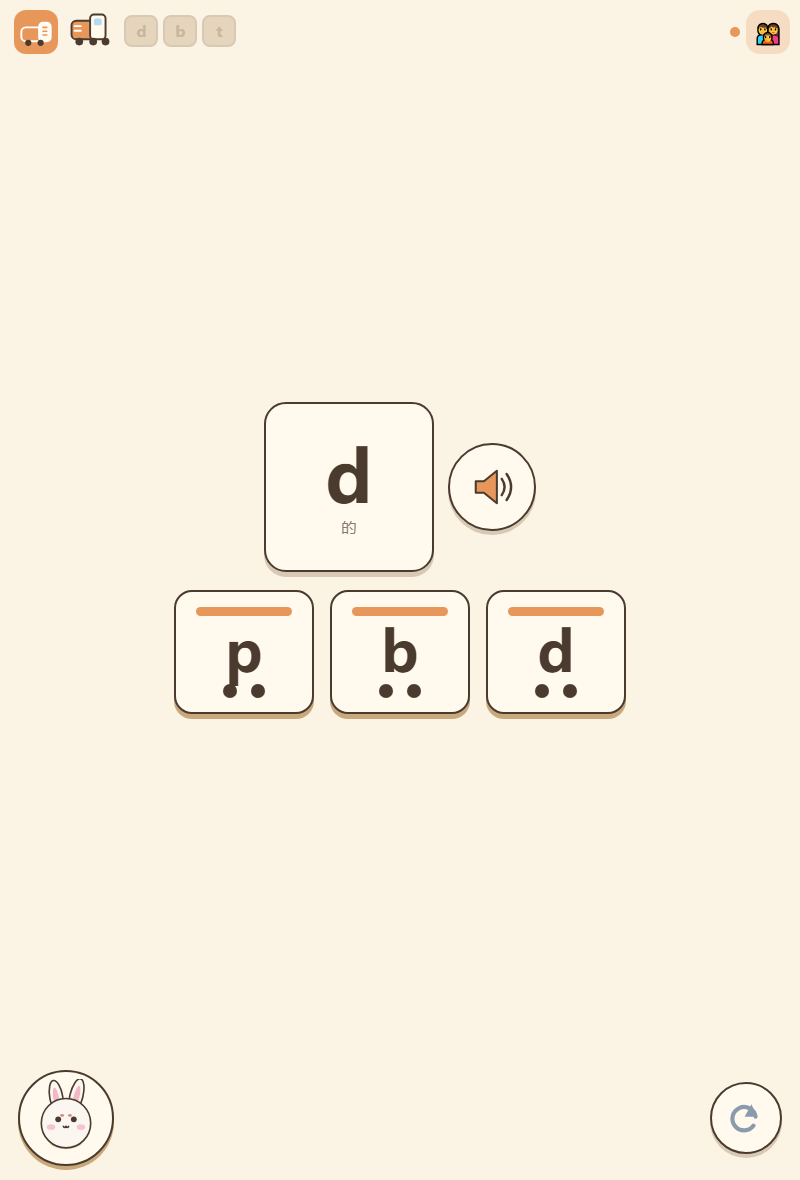
#> input picture batch3/shots_review/pinyin-05-portrait.png, 800 x 1180 px, found by its file name
$ python portrait_check.py
#> lines starting #> are read from the running program, lines starting #| are printed output that depends on the picture
# -*- coding: utf-8 -*-
"""竖屏图内容分布检测：按行统计非背景像素占比，找大空白带"""
from PIL import Image

BG = (251, 243, 228)  # #FBF3E4

def row_profile(path, name):
#> called with name = 'pinyin-portrait'
    im = Image.open(path).convert("RGB")
#> im is the input picture: PIL image 800x1180 RGB; mean R, G, B 248.7, 240.3, 225.3
    w, h = im.size
#> w = 800; h = 1180
    im = im.resize((200, h // 4))
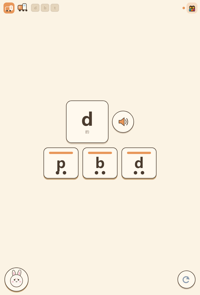
#> im: PIL image 200x295 RGB; mean R, G, B 248.6, 240.3, 225.3
    w2, h2 = im.size
#> w2 = 200; h2 = 295
    px = im.load()
    rows = []
    for y in range(h2):
        n = 0
        for x in range(w2):
            r, g, b = px[x, y]
            if abs(r - BG[0]) + abs(g - BG[1]) + abs(b - BG[2]) > 36:
                n += 1
        rows.append(n / w2)
#> after the loop, rows = 295 values, max 0.51 at index 148, min 0 at index 0, mean 0.0469
    # 找连续内容带和空白带
    bands = []
    cur = None
    for y, v in enumerate(rows):
        if v > 0.02 and cur is None:
            cur = [y, y]
        elif v > 0.02:
            cur[1] = y
        elif cur is not None:
            bands.append((cur[0] * 4, cur[1] * 4, (cur[1] - cur[0]) * 4))
            cur = None
#> this loop made 295 passes
#> v on pass 3: 0.04
#> after the loop, bands = [(8, 52, 44), (400, 404, 4), (440, 532, 92), (564, 572, 8), (588, 716, 128), (1068, 1168, 100)]
    if cur: bands.append((cur[0] * 4, cur[1] * 4, (cur[1] - cur[0]) * 4))
    # 大空白带（内容带之间 >=90px）
    gaps = []
    for i in range(1, len(bands)):
        g = bands[i][0] - bands[i - 1][1]
        if g >= 90: gaps.append((bands[i - 1][1], bands[i][0], g))
#> this loop made 5 passes
#> g on passes 1 to 5: 348, 36, 32, 16, 352
#> after the loop, gaps = [(52, 400, 348), (716, 1068, 352)]
    print(f"== {name} ({w}x{h}) ==")
#| == pinyin-portrait (800x1180) ==
    print("  content bands (y0,y1,h):", bands[:8])
#|   content bands (y0,y1,h): [(8, 52, 44), (400, 404, 4), (440, 532, 92), (564, 572, 8), (588, 716, 128), (1068, 1168, 100)]
    print("  gaps>=90px:", gaps if gaps else "none")
#|   gaps>=90px: [(52, 400, 348), (716, 1068, 352)]
    top_pad = bands[0][0] if bands else -1
#> top_pad = 8
    bot_pad = h - bands[-1][1] if bands else -1
#> bot_pad = 12
    print(f"  top_pad={top_pad}px bottom_pad={bot_pad}px")
#|   top_pad=8px bottom_pad=12px
#> pass 3 of the loop `for f, n in [`:
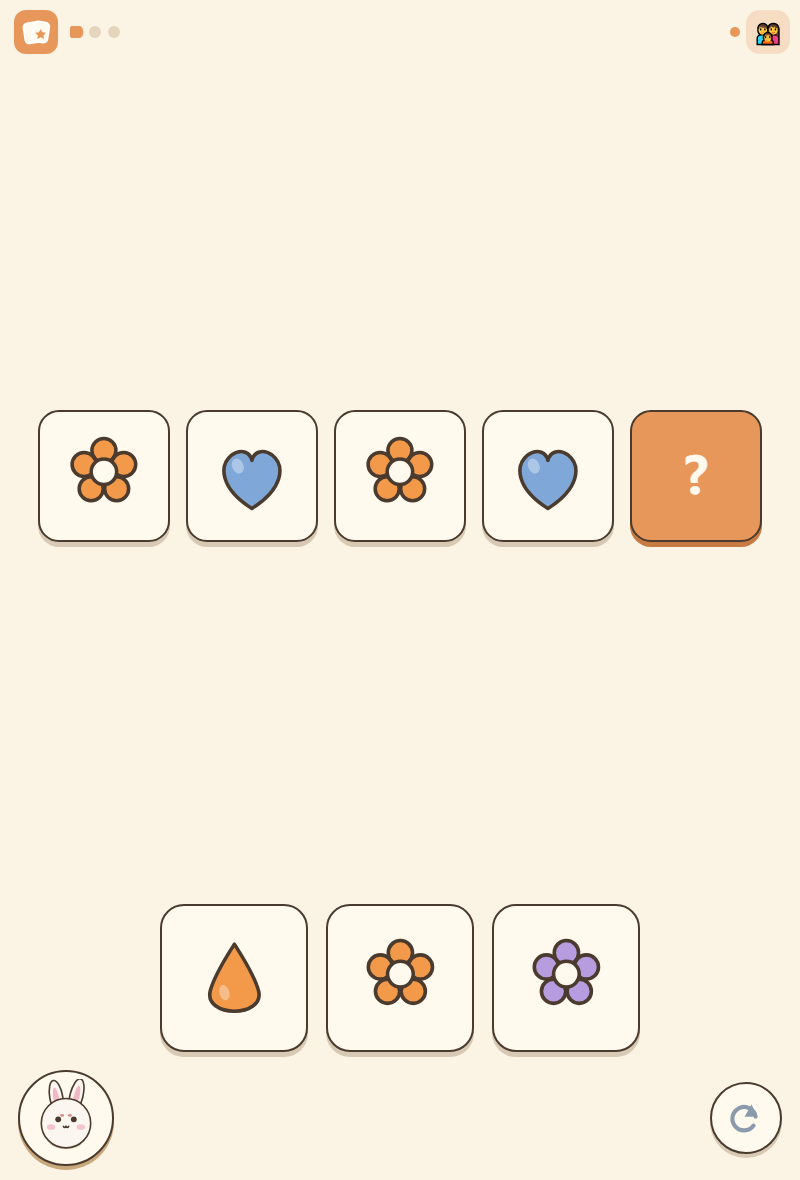
#> input picture batch3/shots_review/pattern-05-portrait.png, 800 x 1180 px, found by its file name
#> in row_profile, im is the input picture: PIL image 800x1180 RGB; mean R, G, B 247, 237.3, 221.9
#> in row_profile (call 3), `im = im.resize((200, h // 4))`:
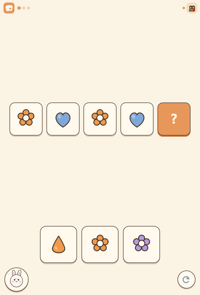
#> im: PIL image 200x295 RGB; mean R, G, B 246.9, 237.3, 221.9
#> after the loop in row_profile (call 3), `for y in range(h2):`: rows = 295 values, max 0.8 at index 134, min 0 at index 0, mean 0.0854
#> the loop in row_profile (call 3), `for y, v in enumerate(rows):` made 295 passes
#> after the loop in row_profile (call 3), `for y, v in enumerate(rows):`: bands = [(8, 52, 44), (408, 544, 136), (900, 1052, 152), (1068, 1168, 100)]
#> the loop in row_profile (call 3), `for i in range(1, len(bands)):` made 3 passes
#> g on passes 1 to 3: 356, 356, 16
#> after the loop in row_profile (call 3), `for i in range(1, len(bands)):`: gaps = [(52, 408, 356), (544, 900, 356)]
#| == pattern-portrait (800x1180) ==
#|   content bands (y0,y1,h): [(8, 52, 44), (408, 544, 136), (900, 1052, 152), (1068, 1168, 100)]
#|   gaps>=90px: [(52, 408, 356), (544, 900, 356)]
#|   top_pad=8px bottom_pad=12px
#> the loop made 4 passes; the first 3 are shown

for f, n in [
    ("pinyin-05-portrait.png", "pinyin-portrait"),
    ("math-05-portrait.png", "math-portrait"),
    ("pattern-05-portrait.png", "pattern-portrait"),
    ("entry-02-portrait.png", "entry-portrait"),
]:
    row_profile(f"F:/claudecode/projects/active/kids-games/batch3/shots_review/{f}", n)
